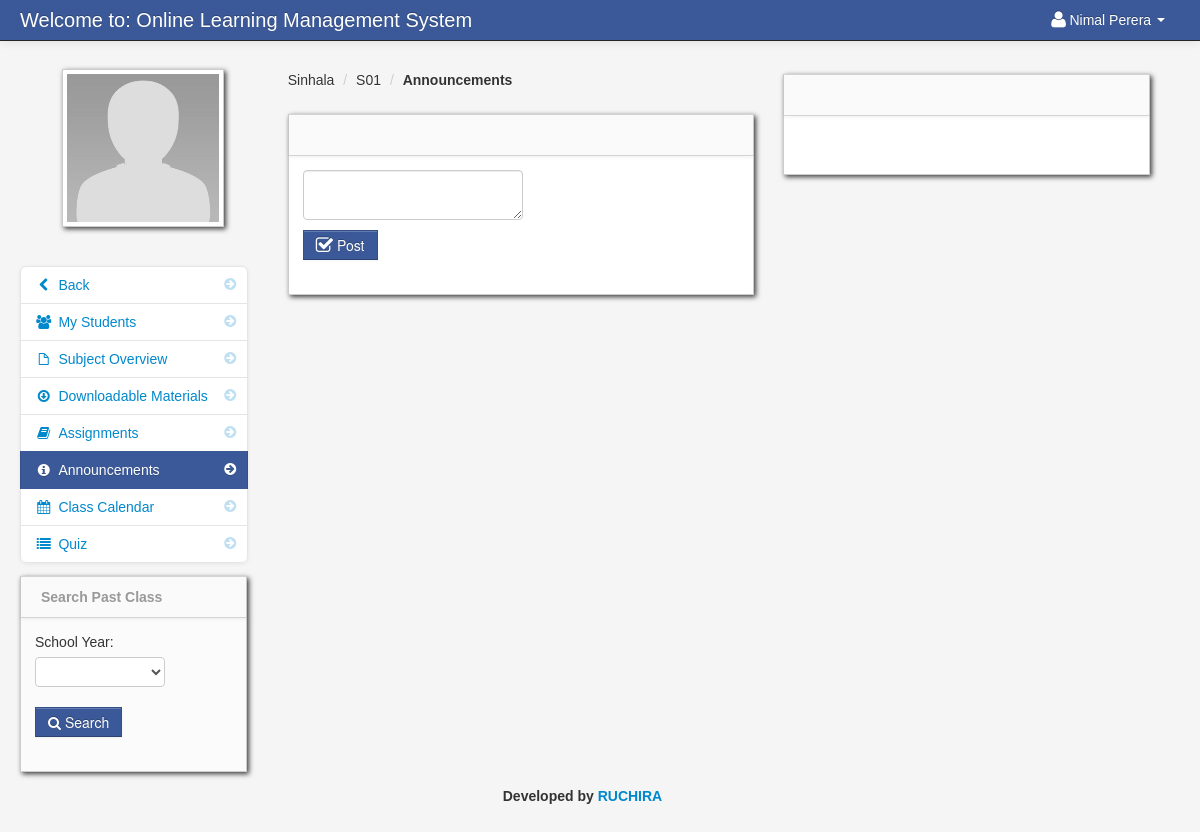
The page /announcements.php?id=1 (signed in) on the database its author committed.
### tables this page shows
CREATE TABLE `teacher` (
  `teacher_id` int(11) NOT NULL,
  `username` varchar(100) NOT NULL,
  `password` varchar(200) NOT NULL,
  `firstname` varchar(100) NOT NULL,
  `lastname` varchar(100) NOT NULL,
  `department_id` int(11) NOT NULL,
  `location` varchar(200) NOT NULL,
  `about` varchar(500) NOT NULL,
  `teacher_status` varchar(20) NOT NULL,
  `teacher_stat` varchar(100) NOT NULL
);

CREATE TABLE `teacher_class` (
  `teacher_class_id` int(11) NOT NULL,
  `teacher_id` int(11) NOT NULL,
  `class_id` int(11) NOT NULL,
  `subject_id` int(11) NOT NULL,
  `thumbnails` varchar(100) NOT NULL,
  `school_year` varchar(100) NOT NULL
);

CREATE TABLE `class` (
  `class_id` int(11) NOT NULL,
  `class_name` varchar(100) NOT NULL
);

CREATE TABLE `subject` (
  `subject_id` int(11) NOT NULL,
  `subject_code` varchar(100) NOT NULL,
  `subject_title` varchar(100) NOT NULL,
  `category` varchar(100) NOT NULL,
  `description` longtext NOT NULL,
  `unit` int(11) NOT NULL,
  `Pre_req` varchar(100) NOT NULL,
  `semester` varchar(100) NOT NULL
);

### session.php (called while the page is built, shortened)
<?php
$session_id=$_SESSION['id'];
?>

### announcements.php (the view, shortened to what this page needs)
<?php include('header_dashboard.php'); ?>
<?php include('session.php'); ?>
<?php $get_id = $_GET['id']; ?>
    <body>
		<?php include('navbar_teacher.php'); ?>
        <div class="container-fluid">
            <div class="row-fluid">
				<?php include('annoucement_link.php'); ?>
                <div class="span5" id="content">
                     <div class="row-fluid">
										<?php $class_query = mysqli_query($conn,"select * from teacher_class
										LEFT JOIN class ON class.class_id = teacher_class.class_id
										LEFT JOIN subject ON subject.subject_id = teacher_class.subject_id
										where teacher_class_id = '$get_id'")or die(mysqli_error());
										$class_row = mysqli_fetch_array($class_query);
										?>
					     <ul class="breadcrumb">
							<li><a href="#"><?php echo $class_row['class_name']; ?></a> <span class="divider">/</span></li>
							<li><a href="#"><?php echo $class_row['subject_code']; ?></a> <span class="divider">/</span></li>
							<li><a href="#"><b>Announcements</b></a></li>
						</ul>
                        <div id="block_bg" class="block">
                            <div class="navbar navbar-inner block-header">
                            </div>
                            <div class="block-content collapse in">
                                <div class="span12">
								<form method="post">
								<textarea name="content" id="ckeditor_full"></textarea>
								<br>
								<button name="post" class="btn btn-info"><i class="icon-check icon-large"></i> Post</button>
								</form>
                                </div>
                            </div>
                        </div>
                    </div>
                </div>
				<div class="span4 row-fluid">
                        <div id="block_bg" class="block">
                            <div class="navbar navbar-inner block-header">
                            </div>
                            <div class="block-content collapse in">
                                <div class="span12">
                                </div>
                            </div>
                        </div>
                    </div>
                </div>
            </div>
		<?php include('footer.php'); ?>
		<?php include('script.php'); ?>
    </body>
</html>

### navbar_teacher.php (shortened to what this page needs)
	<div class="navbar navbar-fixed-top navbar-inverse">
           <div class="navbar-inner">
               <div class="container-fluid">
                   <a class="brand" href="#">Welcome to: Online Learning Management System</a>
							<div class="nav-collapse collapse">
								<ul class="nav pull-right">
												<?php $query= mysqli_query($conn,"select * from teacher where teacher_id = '$session_id'")or die(mysqli_error());
														$row = mysqli_fetch_array($query);
												?>
												<li class="dropdown">
													<a href="#" role="button" class="dropdown-toggle" data-toggle="dropdown"> <i class="icon-user icon-large"></i><?php echo $row['firstname']." ".$row['lastname'];  ?> <i class="caret"></i></a>
												</li>
								</ul>
							</div>
               </div>
           </div>
</div>

### annoucement_link.php
<div class="span3" id="sidebar">
	<img id="avatar" src="admin/<?php echo $row['location']; ?>" class="img-polaroid">
			<ul class="nav nav-list bs-docs-sidenav nav-collapse collapse">
				<li class=""><a href="dasboard_teacher.php"><i class="icon-chevron-right"></i><i class="icon-chevron-left"></i>&nbsp;Back</a></li>
				<li class=""><a href="my_students.php<?php echo '?id='.$get_id; ?>"><i class="icon-chevron-right"></i><i class="icon-group"></i>&nbsp;My Students</a></li>
				<li class=""><a href="subject_overview.php<?php echo '?id='.$get_id; ?>"><i class="icon-chevron-right"></i><i class="icon-file"></i>&nbsp;Subject Overview</a></li>
				<li class=""><a href="downloadable.php<?php echo '?id='.$get_id; ?>"><i class="icon-chevron-right"></i><i class="icon-download"></i>&nbsp;Downloadable Materials</a></li>
				<li class=""><a href="assignment.php<?php echo '?id='.$get_id; ?>"><i class="icon-chevron-right"></i><i class="icon-book"></i>&nbsp;Assignments</a></li>
				<li class="active"><a href="announcements.php<?php echo '?id='.$get_id; ?>"><i class="icon-chevron-right"></i><i class="icon-info-sign"></i>&nbsp;Announcements</a></li>
				<li class=""><a href="class_calendar.php<?php echo '?id='.$get_id; ?>"><i class="icon-chevron-right"></i><i class="icon-calendar"></i>&nbsp;Class Calendar</a></li>
			    <li class=""><a href="class_quiz.php<?php echo '?id='.$get_id; ?>"><i class="icon-chevron-right"></i><i class="icon-list"></i>&nbsp;Quiz</a></li>
			</ul>
			<?php include('search_other_class.php'); ?>
</div>

### admin/assets/styles.css (style rules this page uses)
body { padding-top: 60px; padding-bottom: 40px; background-color: #f5f5f5; }
#content { margin-left:0px; }
.breadcrumb { margin: 0 0 0px; padding: 10px 0px; background-color: transparent; }
.block { background: url("../images/pixel-60fff.png") repeat scroll 0 0 rgba(0, 0, 0, 0) !important; border: 1px solid #ccc; background: white; margin: 1em 0em; border-top: none; -webkit-box-shadow: 2px 2px 5px rgba(0, 0, 6, 0.75); -moz-box-shadow: 2px 2px 5px rgba(0, 0, 6, 0.75); box-shadow: 2px 2px 5px rgba(0, 0, 6, 0.75); }
.block-content { margin: 1em; min-height: .25em; }
.block-header { margin-bottom: 0px; border-right: none; border-left: none; -webkit-border-radius: 0px; -moz-border-radius: 0px; border-radius: 0px; }
.bs-docs-sidenav { max-width: 228px; margin: 30px 0 0; padding: 0; background-color: #fff; -webkit-border-radius: 6px; -moz-border-radius: 6px; border-radius: 6px; -webkit-box-shadow: 0 1px 4px rgba(0,0,0,.065); -moz-box-shadow: 0 1px 4px rgba(0,0,0,.065); box-shadow: 0 1px 4px rgba(0,0,0,.065); }
.bs-docs-sidenav > li > a { display: block; width: 190px \9; margin: 0 0 -1px; padding: 8px 14px; border: 1px solid #e5e5e5; }
.bs-docs-sidenav > li:first-child > a { -webkit-border-radius: 6px 6px 0 0; -moz-border-radius: 6px 6px 0 0; border-radius: 6px 6px 0 0; }
.bs-docs-sidenav > li:last-child > a { -webkit-border-radius: 0 0 6px 6px; -moz-border-radius: 0 0 6px 6px; border-radius: 0 0 6px 6px; }
.bs-docs-sidenav > .active > a { position: relative; z-index: 2; padding: 9px 15px; border: 0; text-shadow: 0 1px 0 rgba(0,0,0,.15); -webkit-box-shadow: inset 1px 0 0 rgba(0,0,0,.1), inset -1px 0 0 rgba(0,0,0,.1); -moz-box-shadow: inset 1px 0 0 rgba(0,0,0,.1), inset -1px 0 0 rgba(0,0,0,.1); box-shadow: inset 1px 0 0 rgba(0,0,0,.1), inset -1px 0 0 rgba(0,0,0,.1); }
.bs-docs-sidenav .icon-chevron-right { float: right; margin-top: 2px; margin-right: -6px; opacity: .25; }
.bs-docs-sidenav .active .icon-chevron-right, .bs-docs-sidenav .active a:hover .icon-chevron-right { opacity: 1; }

### rows shown on the page
teacher: firstname "Nimal", lastname "Perera", location (placeholder picture)
teacher_class: class.class_name "Sinhala", subject.subject_code "S01"
